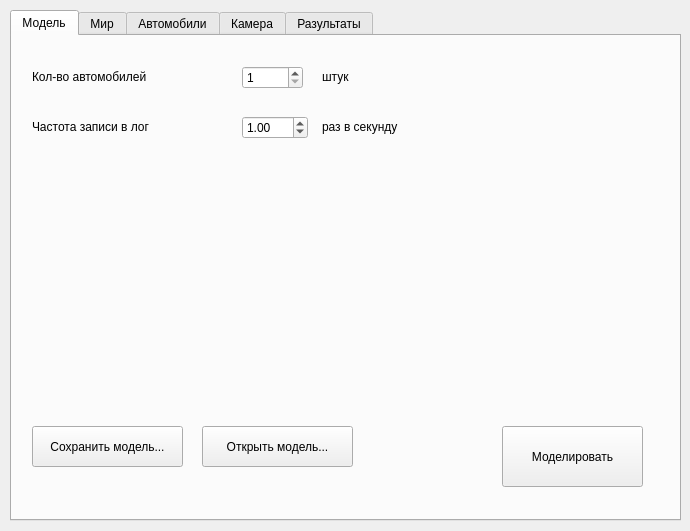
<?xml version="1.0" encoding="UTF-8"?>
<ui version="4.0">
 <class>MainWindow</class>
 <widget class="QMainWindow" name="MainWindow">
  <property name="geometry">
   <rect>
    <x>0</x>
    <y>0</y>
    <width>690</width>
    <height>531</height>
   </rect>
  </property>
  <property name="windowTitle">
   <string>NewModel</string>
  </property>
  <widget class="QWidget" name="centralWidget">
   <widget class="QWidget" name="verticalLayoutWidget">
    <property name="geometry">
     <rect>
      <x>0</x>
      <y>0</y>
      <width>691</width>
      <height>531</height>
     </rect>
    </property>
    <layout class="QVBoxLayout" name="verticalLayout">
     <property name="leftMargin">
      <number>10</number>
     </property>
     <property name="topMargin">
      <number>10</number>
     </property>
     <property name="rightMargin">
      <number>10</number>
     </property>
     <property name="bottomMargin">
      <number>10</number>
     </property>
     <item>
      <widget class="QTabWidget" name="tabWidget">
       <property name="tabPosition">
        <enum>QTabWidget::North</enum>
       </property>
       <property name="currentIndex">
        <number>0</number>
       </property>
       <widget class="QWidget" name="tab">
        <attribute name="title">
         <string>Модель</string>
        </attribute>
        <widget class="QLabel" name="label">
         <property name="geometry">
          <rect>
           <x>20</x>
           <y>30</y>
           <width>151</width>
           <height>21</height>
          </rect>
         </property>
         <property name="text">
          <string>Кол-во автомобилей</string>
         </property>
        </widget>
        <widget class="QSpinBox" name="SB_NumAutos">
         <property name="geometry">
          <rect>
           <x>230</x>
           <y>30</y>
           <width>61</width>
           <height>23</height>
          </rect>
         </property>
         <property name="minimum">
          <number>1</number>
         </property>
        </widget>
        <widget class="QPushButton" name="BTN_Run_Model">
         <property name="geometry">
          <rect>
           <x>490</x>
           <y>390</y>
           <width>141</width>
           <height>61</height>
          </rect>
         </property>
         <property name="text">
          <string>Моделировать</string>
         </property>
        </widget>
        <widget class="QLabel" name="label_12">
         <property name="geometry">
          <rect>
           <x>20</x>
           <y>80</y>
           <width>151</width>
           <height>21</height>
          </rect>
         </property>
         <property name="text">
          <string>Частота записи в лог</string>
         </property>
        </widget>
        <widget class="QLabel" name="label_13">
         <property name="geometry">
          <rect>
           <x>310</x>
           <y>30</y>
           <width>151</width>
           <height>21</height>
          </rect>
         </property>
         <property name="text">
          <string>штук</string>
         </property>
        </widget>
        <widget class="QLabel" name="label_14">
         <property name="geometry">
          <rect>
           <x>310</x>
           <y>80</y>
           <width>151</width>
           <height>21</height>
          </rect>
         </property>
         <property name="text">
          <string>раз в секунду</string>
         </property>
        </widget>
        <widget class="QDoubleSpinBox" name="SB_Frequency">
         <property name="geometry">
          <rect>
           <x>230</x>
           <y>80</y>
           <width>66</width>
           <height>23</height>
          </rect>
         </property>
         <property name="maximum">
          <double>60.000000000000000</double>
         </property>
         <property name="value">
          <double>1.000000000000000</double>
         </property>
        </widget>
        <widget class="QPushButton" name="BTN_Save_model">
         <property name="geometry">
          <rect>
           <x>20</x>
           <y>390</y>
           <width>151</width>
           <height>41</height>
          </rect>
         </property>
         <property name="text">
          <string>Сохранить модель...</string>
         </property>
        </widget>
        <widget class="QPushButton" name="BTN_Open_model">
         <property name="geometry">
          <rect>
           <x>190</x>
           <y>390</y>
           <width>151</width>
           <height>41</height>
          </rect>
         </property>
         <property name="text">
          <string>Открыть модель...</string>
         </property>
        </widget>
       </widget>
       <widget class="QWidget" name="tab_2">
        <attribute name="title">
         <string>Мир</string>
        </attribute>
        <widget class="QLabel" name="label_2">
         <property name="geometry">
          <rect>
           <x>20</x>
           <y>20</y>
           <width>141</width>
           <height>21</height>
          </rect>
         </property>
         <property name="text">
          <string>Гравитация</string>
         </property>
        </widget>
        <widget class="QLabel" name="label_3">
         <property name="geometry">
          <rect>
           <x>20</x>
           <y>70</y>
           <width>141</width>
           <height>21</height>
          </rect>
         </property>
         <property name="text">
          <string>Трение</string>
         </property>
        </widget>
        <widget class="QDoubleSpinBox" name="SB_Gravity">
         <property name="geometry">
          <rect>
           <x>130</x>
           <y>20</y>
           <width>66</width>
           <height>23</height>
          </rect>
         </property>
         <property name="minimum">
          <double>-1000.000000000000000</double>
         </property>
         <property name="maximum">
          <double>1000.000000000000000</double>
         </property>
         <property name="value">
          <double>-9.810000000000000</double>
         </property>
        </widget>
        <widget class="QDoubleSpinBox" name="SB_Friction">
         <property name="geometry">
          <rect>
           <x>130</x>
           <y>70</y>
           <width>66</width>
           <height>23</height>
          </rect>
         </property>
         <property name="singleStep">
          <double>0.050000000000000</double>
         </property>
         <property name="value">
          <double>1.000000000000000</double>
         </property>
        </widget>
        <widget class="QLabel" name="label_15">
         <property name="geometry">
          <rect>
           <x>210</x>
           <y>20</y>
           <width>141</width>
           <height>21</height>
          </rect>
         </property>
         <property name="text">
          <string>м/с</string>
         </property>
        </widget>
        <widget class="QLabel" name="label_16">
         <property name="geometry">
          <rect>
           <x>230</x>
           <y>20</y>
           <width>20</width>
           <height>16</height>
          </rect>
         </property>
         <property name="text">
          <string>2</string>
         </property>
        </widget>
        <widget class="QLabel" name="label_17">
         <property name="geometry">
          <rect>
           <x>210</x>
           <y>70</y>
           <width>141</width>
           <height>21</height>
          </rect>
         </property>
         <property name="text">
          <string>коэффицент, едениц</string>
         </property>
        </widget>
       </widget>
       <widget class="QWidget" name="tab_3">
        <attribute name="title">
         <string>Автомобили</string>
        </attribute>
        <widget class="QListWidget" name="ListAuto">
         <property name="geometry">
          <rect>
           <x>10</x>
           <y>40</y>
           <width>271</width>
           <height>431</height>
          </rect>
         </property>
        </widget>
        <widget class="QDial" name="dial_Azimut">
         <property name="geometry">
          <rect>
           <x>420</x>
           <y>90</y>
           <width>111</width>
           <height>121</height>
          </rect>
         </property>
         <property name="cursor">
          <cursorShape>PointingHandCursor</cursorShape>
         </property>
         <property name="minimum">
          <number>-180</number>
         </property>
         <property name="maximum">
          <number>180</number>
         </property>
         <property name="value">
          <number>0</number>
         </property>
         <property name="invertedAppearance">
          <bool>false</bool>
         </property>
         <property name="invertedControls">
          <bool>false</bool>
         </property>
         <property name="wrapping">
          <bool>true</bool>
         </property>
        </widget>
        <widget class="QLabel" name="label_4">
         <property name="geometry">
          <rect>
           <x>340</x>
           <y>40</y>
           <width>61</width>
           <height>20</height>
          </rect>
         </property>
         <property name="text">
          <string>Позиция</string>
         </property>
        </widget>
        <widget class="QLabel" name="label_5">
         <property name="geometry">
          <rect>
           <x>340</x>
           <y>140</y>
           <width>61</width>
           <height>20</height>
          </rect>
         </property>
         <property name="text">
          <string>Азимут</string>
         </property>
        </widget>
        <widget class="QSpinBox" name="SB_Mass">
         <property name="geometry">
          <rect>
           <x>480</x>
           <y>240</y>
           <width>71</width>
           <height>23</height>
          </rect>
         </property>
         <property name="minimum">
          <number>1</number>
         </property>
         <property name="maximum">
          <number>5000</number>
         </property>
        </widget>
        <widget class="QLabel" name="label_6">
         <property name="geometry">
          <rect>
           <x>350</x>
           <y>240</y>
           <width>91</width>
           <height>20</height>
          </rect>
         </property>
         <property name="text">
          <string>Масса кузова</string>
         </property>
        </widget>
        <widget class="QSpinBox" name="SB_Mass_Engine">
         <property name="geometry">
          <rect>
           <x>480</x>
           <y>280</y>
           <width>71</width>
           <height>23</height>
          </rect>
         </property>
         <property name="maximum">
          <number>5000</number>
         </property>
         <property name="value">
          <number>1</number>
         </property>
        </widget>
        <widget class="QLabel" name="label_7">
         <property name="geometry">
          <rect>
           <x>350</x>
           <y>280</y>
           <width>121</width>
           <height>20</height>
          </rect>
         </property>
         <property name="text">
          <string>Масса двигателя</string>
         </property>
        </widget>
        <widget class="QLabel" name="label_8">
         <property name="geometry">
          <rect>
           <x>350</x>
           <y>330</y>
           <width>71</width>
           <height>20</height>
          </rect>
         </property>
         <property name="text">
          <string>Скорость</string>
         </property>
        </widget>
        <widget class="QLabel" name="label_9">
         <property name="geometry">
          <rect>
           <x>10</x>
           <y>20</y>
           <width>91</width>
           <height>20</height>
          </rect>
         </property>
         <property name="text">
          <string>Автомобили:</string>
         </property>
        </widget>
        <widget class="QDoubleSpinBox" name="SP_Pos_X">
         <property name="geometry">
          <rect>
           <x>410</x>
           <y>40</y>
           <width>66</width>
           <height>23</height>
          </rect>
         </property>
         <property name="minimum">
          <double>-1000.000000000000000</double>
         </property>
         <property name="maximum">
          <double>1000.000000000000000</double>
         </property>
        </widget>
        <widget class="QDoubleSpinBox" name="SP_Pos_Y">
         <property name="geometry">
          <rect>
           <x>480</x>
           <y>40</y>
           <width>66</width>
           <height>23</height>
          </rect>
         </property>
         <property name="minimum">
          <double>-1000.000000000000000</double>
         </property>
         <property name="maximum">
          <double>1000.000000000000000</double>
         </property>
        </widget>
        <widget class="QDoubleSpinBox" name="SP_Pos_Z">
         <property name="geometry">
          <rect>
           <x>550</x>
           <y>40</y>
           <width>66</width>
           <height>23</height>
          </rect>
         </property>
         <property name="minimum">
          <double>-1000.000000000000000</double>
         </property>
         <property name="maximum">
          <double>1000.000000000000000</double>
         </property>
        </widget>
        <widget class="QDoubleSpinBox" name="SB_Speed">
         <property name="geometry">
          <rect>
           <x>480</x>
           <y>330</y>
           <width>81</width>
           <height>23</height>
          </rect>
         </property>
         <property name="maximum">
          <double>500.000000000000000</double>
         </property>
        </widget>
        <widget class="QSpinBox" name="SP_Azimut">
         <property name="geometry">
          <rect>
           <x>570</x>
           <y>140</y>
           <width>51</width>
           <height>23</height>
          </rect>
         </property>
         <property name="minimum">
          <number>-179</number>
         </property>
         <property name="maximum">
          <number>180</number>
         </property>
        </widget>
        <widget class="QLabel" name="label_18">
         <property name="geometry">
          <rect>
           <x>340</x>
           <y>60</y>
           <width>41</width>
           <height>20</height>
          </rect>
         </property>
         <property name="text">
          <string>метры</string>
         </property>
        </widget>
        <widget class="QLabel" name="label_19">
         <property name="geometry">
          <rect>
           <x>340</x>
           <y>160</y>
           <width>61</width>
           <height>20</height>
          </rect>
         </property>
         <property name="text">
          <string>градусы</string>
         </property>
        </widget>
        <widget class="QLabel" name="label_20">
         <property name="geometry">
          <rect>
           <x>350</x>
           <y>300</y>
           <width>91</width>
           <height>20</height>
          </rect>
         </property>
         <property name="text">
          <string>килограммы</string>
         </property>
        </widget>
        <widget class="QLabel" name="label_21">
         <property name="geometry">
          <rect>
           <x>350</x>
           <y>350</y>
           <width>61</width>
           <height>20</height>
          </rect>
         </property>
         <property name="text">
          <string>км/ч</string>
         </property>
        </widget>
        <widget class="QLabel" name="label_24">
         <property name="geometry">
          <rect>
           <x>350</x>
           <y>260</y>
           <width>91</width>
           <height>20</height>
          </rect>
         </property>
         <property name="text">
          <string>килограммы</string>
         </property>
        </widget>
        <widget class="QLabel" name="label_41">
         <property name="geometry">
          <rect>
           <x>290</x>
           <y>390</y>
           <width>121</width>
           <height>20</height>
          </rect>
         </property>
         <property name="text">
          <string>Блокировка колес</string>
         </property>
        </widget>
        <widget class="QWidget" name="horizontalLayoutWidget">
         <property name="geometry">
          <rect>
           <x>290</x>
           <y>400</y>
           <width>361</width>
           <height>31</height>
          </rect>
         </property>
         <layout class="QHBoxLayout" name="horizontalLayout_4">
          <property name="spacing">
           <number>3</number>
          </property>
          <item>
           <widget class="QRadioButton" name="RB_block_now">
            <property name="focusPolicy">
             <enum>Qt::TabFocus</enum>
            </property>
            <property name="text">
             <string>Сразу</string>
            </property>
           </widget>
          </item>
          <item>
           <widget class="QRadioButton" name="RB_block_1s">
            <property name="text">
             <string>5 Секунд</string>
            </property>
           </widget>
          </item>
          <item>
           <widget class="QRadioButton" name="RB_block_collide">
            <property name="text">
             <string>Столкновение</string>
            </property>
            <property name="checked">
             <bool>true</bool>
            </property>
           </widget>
          </item>
          <item>
           <widget class="QRadioButton" name="RB_block_never">
            <property name="text">
             <string>Никогда</string>
            </property>
           </widget>
          </item>
         </layout>
        </widget>
       </widget>
       <widget class="QWidget" name="tab_4">
        <attribute name="title">
         <string>Камера</string>
        </attribute>
        <widget class="QLabel" name="label_10">
         <property name="geometry">
          <rect>
           <x>150</x>
           <y>190</y>
           <width>81</width>
           <height>31</height>
          </rect>
         </property>
         <property name="text">
          <string>Координаты</string>
         </property>
        </widget>
        <widget class="QLabel" name="label_11">
         <property name="geometry">
          <rect>
           <x>450</x>
           <y>190</y>
           <width>81</width>
           <height>31</height>
          </rect>
         </property>
         <property name="text">
          <string>Цель</string>
         </property>
        </widget>
        <widget class="QDoubleSpinBox" name="SP_Pos_Cam_X">
         <property name="geometry">
          <rect>
           <x>90</x>
           <y>250</y>
           <width>66</width>
           <height>23</height>
          </rect>
         </property>
         <property name="minimum">
          <double>-1000.000000000000000</double>
         </property>
         <property name="maximum">
          <double>1000.000000000000000</double>
         </property>
        </widget>
        <widget class="QDoubleSpinBox" name="SP_Pos_Cam_Y">
         <property name="geometry">
          <rect>
           <x>160</x>
           <y>250</y>
           <width>66</width>
           <height>23</height>
          </rect>
         </property>
         <property name="minimum">
          <double>-1000.000000000000000</double>
         </property>
         <property name="maximum">
          <double>1000.000000000000000</double>
         </property>
         <property name="value">
          <double>-10.000000000000000</double>
         </property>
        </widget>
        <widget class="QDoubleSpinBox" name="SP_Pos_Cam_Z">
         <property name="geometry">
          <rect>
           <x>230</x>
           <y>250</y>
           <width>66</width>
           <height>23</height>
          </rect>
         </property>
         <property name="minimum">
          <double>-1000.000000000000000</double>
         </property>
         <property name="maximum">
          <double>1000.000000000000000</double>
         </property>
         <property name="value">
          <double>10.000000000000000</double>
         </property>
        </widget>
        <widget class="QDoubleSpinBox" name="SP_Pos_Cam_Target_X">
         <property name="geometry">
          <rect>
           <x>370</x>
           <y>250</y>
           <width>66</width>
           <height>23</height>
          </rect>
         </property>
         <property name="minimum">
          <double>-1000.000000000000000</double>
         </property>
         <property name="maximum">
          <double>1000.000000000000000</double>
         </property>
        </widget>
        <widget class="QDoubleSpinBox" name="SP_Pos_Cam_Target_Y">
         <property name="geometry">
          <rect>
           <x>440</x>
           <y>250</y>
           <width>66</width>
           <height>23</height>
          </rect>
         </property>
         <property name="minimum">
          <double>-1000.000000000000000</double>
         </property>
         <property name="maximum">
          <double>1000.000000000000000</double>
         </property>
        </widget>
        <widget class="QDoubleSpinBox" name="SP_Pos_Cam_Target_Z">
         <property name="geometry">
          <rect>
           <x>510</x>
           <y>250</y>
           <width>66</width>
           <height>23</height>
          </rect>
         </property>
         <property name="minimum">
          <double>-1000.000000000000000</double>
         </property>
         <property name="maximum">
          <double>1000.000000000000000</double>
         </property>
        </widget>
        <widget class="QLabel" name="label_22">
         <property name="geometry">
          <rect>
           <x>150</x>
           <y>220</y>
           <width>41</width>
           <height>20</height>
          </rect>
         </property>
         <property name="text">
          <string>метры</string>
         </property>
        </widget>
        <widget class="QLabel" name="label_23">
         <property name="geometry">
          <rect>
           <x>450</x>
           <y>220</y>
           <width>41</width>
           <height>20</height>
          </rect>
         </property>
         <property name="text">
          <string>метры</string>
         </property>
        </widget>
       </widget>
       <widget class="QWidget" name="tab_5">
        <property name="enabled">
         <bool>true</bool>
        </property>
        <attribute name="title">
         <string>Разультаты</string>
        </attribute>
        <widget class="QTabWidget" name="tabWidget_2">
         <property name="enabled">
          <bool>true</bool>
         </property>
         <property name="geometry">
          <rect>
           <x>10</x>
           <y>10</y>
           <width>651</width>
           <height>461</height>
          </rect>
         </property>
         <property name="currentIndex">
          <number>0</number>
         </property>
         <widget class="QWidget" name="tab_6">
          <property name="enabled">
           <bool>true</bool>
          </property>
          <attribute name="title">
           <string>Моделирование</string>
          </attribute>
          <widget class="QLabel" name="label_25">
           <property name="geometry">
            <rect>
             <x>20</x>
             <y>10</y>
             <width>59</width>
             <height>14</height>
            </rect>
           </property>
           <property name="text">
            <string>Дата</string>
           </property>
          </widget>
          <widget class="QLabel" name="label_26">
           <property name="geometry">
            <rect>
             <x>20</x>
             <y>40</y>
             <width>71</width>
             <height>16</height>
            </rect>
           </property>
           <property name="text">
            <string>Объектов</string>
           </property>
          </widget>
          <widget class="QLabel" name="label_27">
           <property name="geometry">
            <rect>
             <x>20</x>
             <y>70</y>
             <width>81</width>
             <height>16</height>
            </rect>
           </property>
           <property name="text">
            <string>Гравитация</string>
           </property>
          </widget>
          <widget class="QLabel" name="label_28">
           <property name="geometry">
            <rect>
             <x>20</x>
             <y>100</y>
             <width>81</width>
             <height>16</height>
            </rect>
           </property>
           <property name="text">
            <string>Трение</string>
           </property>
          </widget>
          <widget class="QLabel" name="label_29">
           <property name="geometry">
            <rect>
             <x>20</x>
             <y>130</y>
             <width>131</width>
             <height>16</height>
            </rect>
           </property>
           <property name="text">
            <string>Время симуляции</string>
           </property>
          </widget>
          <widget class="QLabel" name="label_30">
           <property name="geometry">
            <rect>
             <x>20</x>
             <y>160</y>
             <width>101</width>
             <height>16</height>
            </rect>
           </property>
           <property name="text">
            <string>Частота лога</string>
           </property>
          </widget>
          <widget class="QLabel" name="lab_res_mod_data">
           <property name="geometry">
            <rect>
             <x>180</x>
             <y>10</y>
             <width>101</width>
             <height>16</height>
            </rect>
           </property>
           <property name="text">
            <string>NULL</string>
           </property>
          </widget>
          <widget class="QLabel" name="lab_res_mod_count">
           <property name="geometry">
            <rect>
             <x>180</x>
             <y>40</y>
             <width>101</width>
             <height>16</height>
            </rect>
           </property>
           <property name="text">
            <string>NULL</string>
           </property>
          </widget>
          <widget class="QLabel" name="lab_res_mod_grav">
           <property name="geometry">
            <rect>
             <x>180</x>
             <y>70</y>
             <width>101</width>
             <height>16</height>
            </rect>
           </property>
           <property name="text">
            <string>NULL</string>
           </property>
          </widget>
          <widget class="QLabel" name="lab_res_mod_fric">
           <property name="geometry">
            <rect>
             <x>180</x>
             <y>100</y>
             <width>101</width>
             <height>16</height>
            </rect>
           </property>
           <property name="text">
            <string>NULL</string>
           </property>
          </widget>
          <widget class="QLabel" name="lab_res_mod_time">
           <property name="geometry">
            <rect>
             <x>180</x>
             <y>130</y>
             <width>101</width>
             <height>16</height>
            </rect>
           </property>
           <property name="text">
            <string>NULL</string>
           </property>
          </widget>
          <widget class="QLabel" name="lab_res_mod_freq">
           <property name="geometry">
            <rect>
             <x>180</x>
             <y>160</y>
             <width>101</width>
             <height>16</height>
            </rect>
           </property>
           <property name="text">
            <string>NULL</string>
           </property>
          </widget>
         </widget>
         <widget class="QWidget" name="tab_7">
          <attribute name="title">
           <string>Tab 2</string>
          </attribute>
          <widget class="QLabel" name="label_31">
           <property name="geometry">
            <rect>
             <x>250</x>
             <y>10</y>
             <width>141</width>
             <height>16</height>
            </rect>
           </property>
           <property name="text">
            <string>Начальная позиция</string>
           </property>
          </widget>
          <widget class="QLabel" name="lab_res_auto_posB">
           <property name="geometry">
            <rect>
             <x>410</x>
             <y>10</y>
             <width>221</width>
             <height>16</height>
            </rect>
           </property>
           <property name="text">
            <string>Начальная позиция</string>
           </property>
          </widget>
          <widget class="QLabel" name="lab_res_auto_posB_2">
           <property name="geometry">
            <rect>
             <x>170</x>
             <y>50</y>
             <width>71</width>
             <height>16</height>
            </rect>
           </property>
           <property name="text">
            <string>Начальная позиция</string>
           </property>
          </widget>
          <widget class="QLabel" name="label_32">
           <property name="geometry">
            <rect>
             <x>10</x>
             <y>50</y>
             <width>141</width>
             <height>16</height>
            </rect>
           </property>
           <property name="text">
            <string>Общая масса</string>
           </property>
          </widget>
          <widget class="QLabel" name="lab_res_auto_posB_3">
           <property name="geometry">
            <rect>
             <x>170</x>
             <y>10</y>
             <width>71</width>
             <height>16</height>
            </rect>
           </property>
           <property name="text">
            <string>Начальная позиция</string>
           </property>
          </widget>
          <widget class="QLabel" name="label_33">
           <property name="geometry">
            <rect>
             <x>10</x>
             <y>10</y>
             <width>141</width>
             <height>16</height>
            </rect>
           </property>
           <property name="text">
            <string>Масса корпуса</string>
           </property>
          </widget>
          <widget class="QLabel" name="lab_res_auto_posB_4">
           <property name="geometry">
            <rect>
             <x>170</x>
             <y>30</y>
             <width>71</width>
             <height>16</height>
            </rect>
           </property>
           <property name="text">
            <string>Начальная позиция</string>
           </property>
          </widget>
          <widget class="QLabel" name="label_34">
           <property name="geometry">
            <rect>
             <x>10</x>
             <y>30</y>
             <width>141</width>
             <height>16</height>
            </rect>
           </property>
           <property name="text">
            <string>Масса двигателя</string>
           </property>
          </widget>
          <widget class="QLabel" name="lab_res_auto_posB_5">
           <property name="geometry">
            <rect>
             <x>410</x>
             <y>30</y>
             <width>141</width>
             <height>16</height>
            </rect>
           </property>
           <property name="text">
            <string>Начальная позиция</string>
           </property>
          </widget>
          <widget class="QLabel" name="label_35">
           <property name="geometry">
            <rect>
             <x>250</x>
             <y>30</y>
             <width>141</width>
             <height>16</height>
            </rect>
           </property>
           <property name="text">
            <string>Начальный азимут</string>
           </property>
          </widget>
          <widget class="QLabel" name="lab_res_auto_posB_6">
           <property name="geometry">
            <rect>
             <x>410</x>
             <y>50</y>
             <width>141</width>
             <height>16</height>
            </rect>
           </property>
           <property name="text">
            <string>Начальная позиция</string>
           </property>
          </widget>
          <widget class="QLabel" name="label_36">
           <property name="geometry">
            <rect>
             <x>250</x>
             <y>50</y>
             <width>141</width>
             <height>16</height>
            </rect>
           </property>
           <property name="text">
            <string>Конечная позиция</string>
           </property>
          </widget>
          <widget class="QLabel" name="lab_res_auto_posB_7">
           <property name="geometry">
            <rect>
             <x>410</x>
             <y>70</y>
             <width>141</width>
             <height>16</height>
            </rect>
           </property>
           <property name="text">
            <string>Начальная позиция</string>
           </property>
          </widget>
          <widget class="QLabel" name="label_37">
           <property name="geometry">
            <rect>
             <x>250</x>
             <y>70</y>
             <width>141</width>
             <height>16</height>
            </rect>
           </property>
           <property name="text">
            <string>Конечный азимут</string>
           </property>
          </widget>
          <widget class="QLabel" name="lab_res_auto_posB_8">
           <property name="geometry">
            <rect>
             <x>170</x>
             <y>70</y>
             <width>71</width>
             <height>16</height>
            </rect>
           </property>
           <property name="text">
            <string>Начальная скорость</string>
           </property>
          </widget>
          <widget class="QLabel" name="label_38">
           <property name="geometry">
            <rect>
             <x>10</x>
             <y>70</y>
             <width>141</width>
             <height>16</height>
            </rect>
           </property>
           <property name="text">
            <string>Начальная скорость</string>
           </property>
          </widget>
          <widget class="QTextBrowser" name="textBrowser">
           <property name="geometry">
            <rect>
             <x>10</x>
             <y>140</y>
             <width>631</width>
             <height>291</height>
            </rect>
           </property>
           <property name="horizontalScrollBarPolicy">
            <enum>Qt::ScrollBarAlwaysOff</enum>
           </property>
          </widget>
          <widget class="QLabel" name="label_39">
           <property name="geometry">
            <rect>
             <x>10</x>
             <y>100</y>
             <width>201</width>
             <height>16</height>
            </rect>
           </property>
           <property name="text">
            <string>Время первого столкновения</string>
           </property>
          </widget>
          <widget class="QLabel" name="lab_res_auto_posB_9">
           <property name="geometry">
            <rect>
             <x>210</x>
             <y>100</y>
             <width>141</width>
             <height>16</height>
            </rect>
           </property>
           <property name="text">
            <string>Начальная позиция</string>
           </property>
          </widget>
          <widget class="QLabel" name="label_40">
           <property name="geometry">
            <rect>
             <x>10</x>
             <y>120</y>
             <width>201</width>
             <height>16</height>
            </rect>
           </property>
           <property name="text">
            <string>Весь лог</string>
           </property>
          </widget>
         </widget>
        </widget>
       </widget>
      </widget>
     </item>
    </layout>
   </widget>
  </widget>
 </widget>
 <layoutdefault spacing="6" margin="11"/>
 <resources/>
 <connections/>
</ui>
